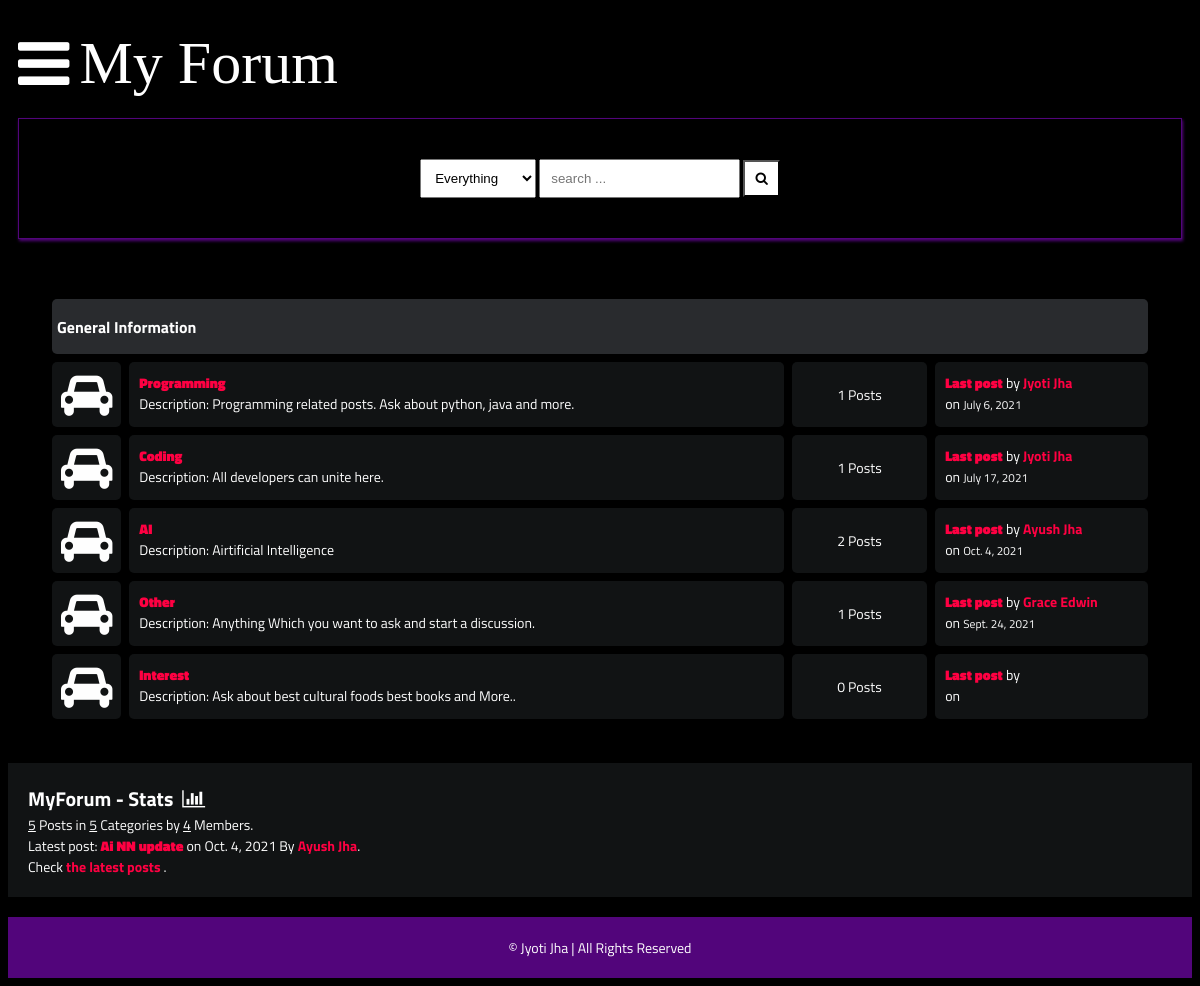
The page / on the database its author committed.
### main/models.py (models this page shows, shortened)
class Category(models.Model):
    title = models.CharField(max_length=50)
    slug = models.SlugField(max_length=400, unique=True, blank=True)
    description = models.TextField(default="description")
    class Meta:
        verbose_name_plural = "categories"
    def get_url(self):
        return reverse("posts", kwargs={
            "slug":self.slug
        })
    @property
    def num_posts(self):
        return Post.objects.filter(categories=self).count()
    @property
    def last_post(self):
        return Post.objects.filter(categories=self).latest("date")

class Post(models.Model):
    title = models.CharField(max_length=400)
    slug = models.SlugField(max_length=400, unique=True, blank=True)
    user = models.ForeignKey(Author, on_delete=models.CASCADE)
    content = HTMLField()
    categories = models.ManyToManyField(Category)
    date = models.DateTimeField(auto_now_add=True)
    approved = models.BooleanField(default=True)
    hit_count_generic = GenericRelation(HitCount, object_id_field='object_pk',
        related_query_name='hit_count_generic_relation'
    )
    tags = TaggableManager()
    comments = models.ManyToManyField(Comment, blank=True)
    closed = models.BooleanField(default=False)
    state = models.CharField(max_length=40, default="zero")
    def get_url(self):
        return reverse("detail", kwargs={
            "slug":self.slug
        })

class Author(models.Model):
    user = models.ForeignKey(User, on_delete=models.CASCADE)
    fullname = models.CharField(max_length=40, blank=False)
    slug = slug = models.SlugField(max_length=400, unique=True, blank=True)
    bio = HTMLField()
    points = models.IntegerField(default=0)
    profile_pic = ResizedImageField(size=[50, 80], quality=100, upload_to="authors", default=None, blank=False, null=True)

### main/views.py (the view)
# urls.py: path("", home, name="home"),
def home(request):
    forums = Category.objects.all()
    num_posts = Post.objects.all().count()
    num_users = User.objects.all().count()
    num_categories = forums.count()
    last_post = Post.objects.latest("date")
    context = {
        "forums":forums,
        "num_posts":num_posts,
        "num_users":num_users,
        "num_categories":num_categories,
        "last_post":last_post,
        "title": "Home Page"
    }
    return render(request, "forums.html", context)

### main/context_processors.py (called while the page is built, shortened)
def searchFunction(request):
    search_context = {}
    posts = Post.objects.all()
    return search_context

### templates/forums.html
{% extends 'base.html' %}
{% block content %}
    <div class="container">
        <div class="subforum">
            <div class="subforum-title">
                <h1>General Information</h1>
            </div>
            {% for forum in forums %}
            <div class="subforum-row">
                <div class="subforum-icon subforum-column center">
                    <i class="fa fa-car center"></i>
                </div>
                <div class="subforum-description subforum-column">
                    <h4><a href="{{forum.get_url}}">{{forum.title}}</a></h4>
                    <p>Description: {{forum.description}} </p>
                </div>
                <div class="subforum-stats subforum-column center">
                    <span>{{forum.num_posts}} Posts</span>
                </div>
                <div class="subforum-info subforum-column">
                    <b><a href="{{forum.last_post.get_url}}">Last post</a></b> by <a href="">{{forum.last_post.user.fullname|title}}</a>
                    <br>on <small>{{forum.last_post.date|date}}</small>
                </div>
            </div>
            {% endfor %}
        </div>
    </div>
    <div class="forum-info">
        <div class="chart">
            MyForum - Stats &nbsp;<i class="fa fa-bar-chart"></i>
        </div>
        <span><u>{{num_posts}}</u> Posts in <u>{{num_categories}}</u> Categories by <u>{{num_users}}</u> Members.</span><br>
        <span>Latest post: <b><a href="{{last_post.get_url}}">{{last_post.title}}</a></b> on {{last_post.date|date}} By <a href="">{{last_post.user.fullname|title}}</a></span>.<br>
        <span>Check <a href="{% url 'latest_posts' %}">the latest posts</a> .</span><br>
    </div>
    {% endblock content %}

### static/style.css (style rules this page uses)
* { box-sizing: border-box; }
html { font-size: 14px; font-family: 'Titillium Web', sans-serif; background-color:rgb(0,0,0); color:#FEFEFE; }
a { color:#FF0042; font-weight: bolder; text-decoration: none; }
h1 { font-size:16px; font-weight: bolder; }
.container { margin: 20px; padding: 20px; }
.subforum { margin-top:20px; }
.subforum-title { background-color:#292B2E; padding: 5px; border-radius: 5px; margin:4px; }
.subforum-row { display: grid; grid-template-columns: 7% 60% 13% 20%; }
.subforum-column { padding: 10px; margin:4px; border-radius: 5px; background-color:#111314; }
.subforum-description * { margin-block: 0; }
.center { display: flex; justify-content: center; align-items: center; }
.subforum-icon i { font-size: 45px; }
.forum-info { padding: 20px; background-color: #111314; }
.chart { font-size:20px; font-weight:bold; }

### rows shown on the page
Category: title "Programming", description "Programming related posts. Ask about python, java and more.", num_posts "1", last_post.user.fullname "Jyoti Jha", last_post "July 6, 2021"
Category: title "Coding", description "All developers can unite here.", num_posts "1", last_post.user.fullname "Jyoti Jha", last_post "July 17, 2021"
Category: title "AI", description "Airtificial Intelligence", num_posts "2", last_post.user.fullname "Ayush Jha", last_post "Oct. 4, 2021"
Category: title "Other", description "Anything Which you want to ask and start a discussion.", num_posts "1", last_post.user.fullname "Grace Edwin", last_post "Sept. 24, 2021"
Category: title "Interest", description "Ask about best cultural foods best books and More..", num_posts "0"
Post: title "Ai NN update", date "Oct. 4, 2021", user.fullname "Ayush Jha"

### other values the page prints
{{ num_posts }} "5"
{{ num_categories }} "5"
{{ num_users }} "4"
